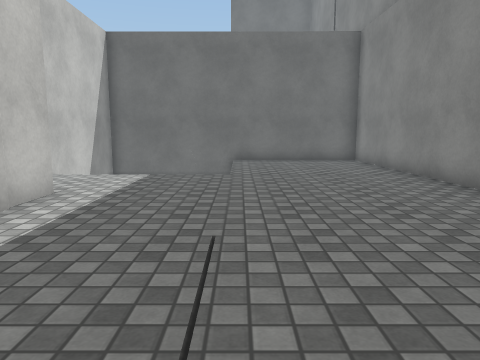
view 1 (above)

12 first-person views from a walk through a Unity game level. The camera is 1.2 m above the floor, tilts 8° down and sees 70° across. Doors are open. The floor is counted in squares, 1 m on a side. Each view is taken from the middle of a square. On the plan, view 1 faces up. The plan holds only what a view shows up to about 14 squares ahead; the rest is blank. The place goes on beyond the plan. The player character is not drawn. Surface patterns are stand-ins for the level's own textures.

view 2
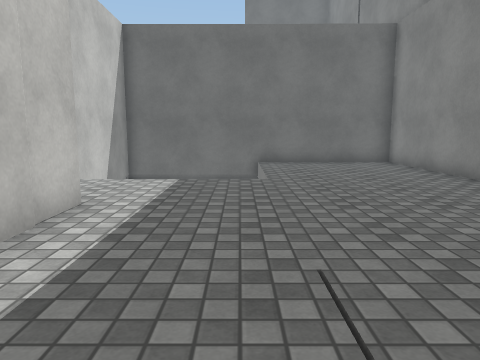

view 3
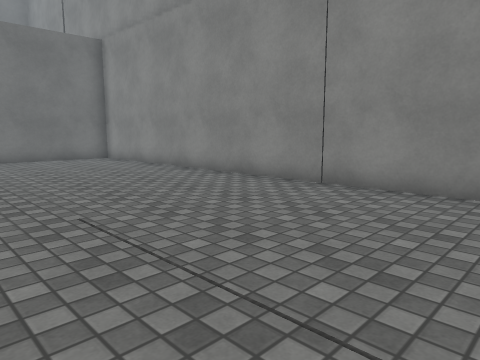

view 4
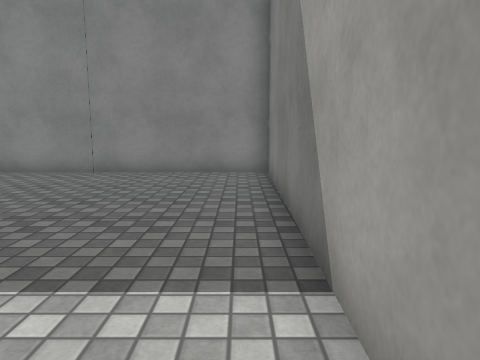

view 5
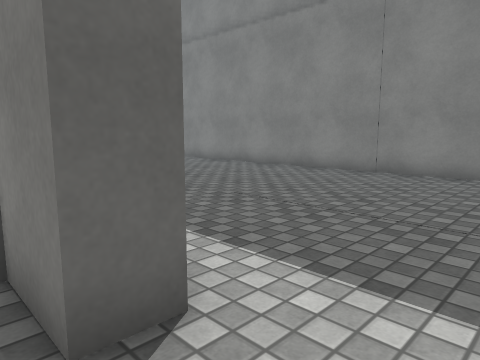

view 6
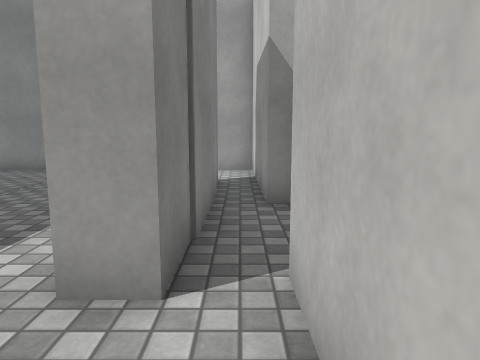

view 7
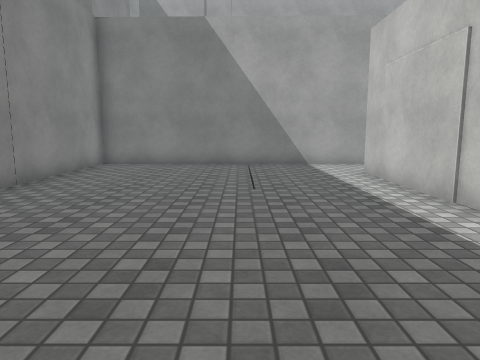

view 8
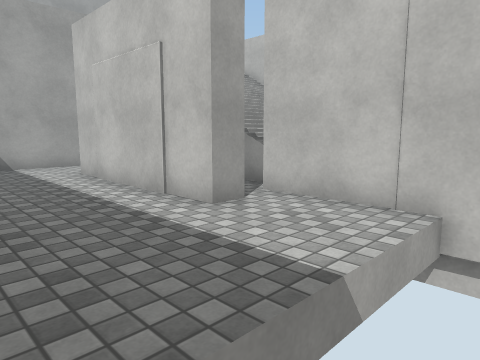

view 9
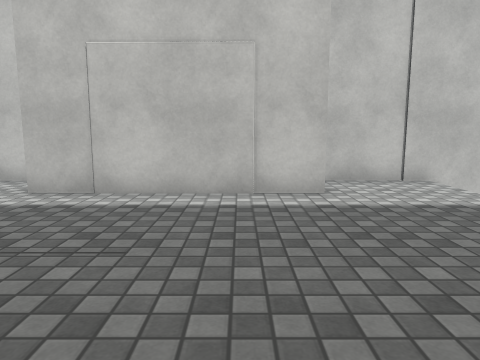

view 10
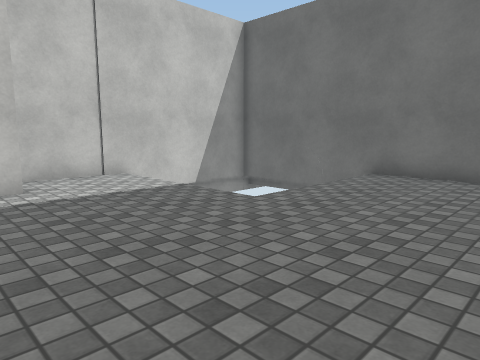

view 11
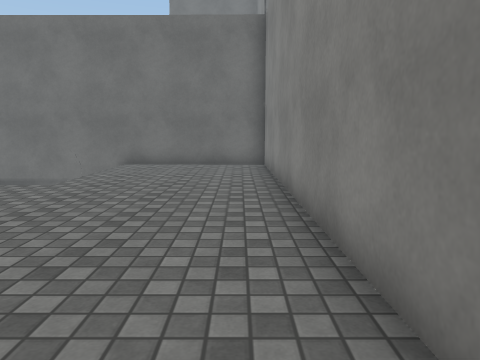

view 12
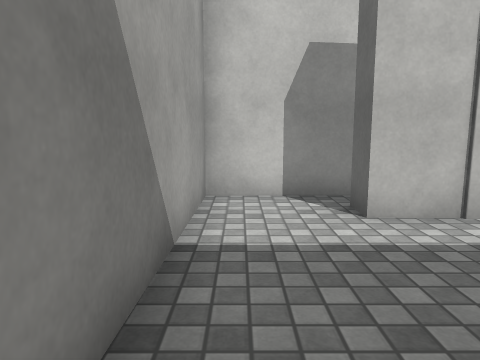

### Floor plan
Ten units are one square. View 1 is at (0, 0); x grows to the right and y downward. Boxes are objects, and circles mark ways between rooms. Rooms are numbered by the first view taken in them; rooms with no view inside come last. Other rooms are left out.
<svg viewBox="-65 -153 121 177">
<path fill="none" stroke="#000" d="M-44 -67 -37 -67 -37 -8M-36 17 51 19 49 -146 -20 -147M-55 -148 -54 -62M-53 -13 -53 16 -36 17M-54 -33 -53 -14M-37 -8 -45 -8 -44 -67"/>
<circle cx="-40" cy="5" r="3" fill="#2a7"/>
<circle cx="-50" cy="-60" r="3" fill="#2a7"/>
<text x="10" y="-60">1</text>
<text x="-50" y="-20">2</text>
</svg>
Room 1 opens to room 2.

Where each view was taken, in squares from view 1:
view 1: 0 up, 0 right, facing up
view 2: 1 up, 1 left, facing up
view 3: 1 down, 2 left, facing up-right
view 4: 1 down, 5 left, facing right
view 5: 1 down, 5 left, facing up-right
view 6: 9 up, 5 left, facing down
view 7: 11 up, 0 right, facing down
view 8: 11 up, 0 right, facing down-left
view 9: 5 up, 3 right, facing left
view 10: 5 up, 4 right, facing up-left
view 11: 2 up, 4 right, facing up
view 12: 1 down, 1 right, facing left
